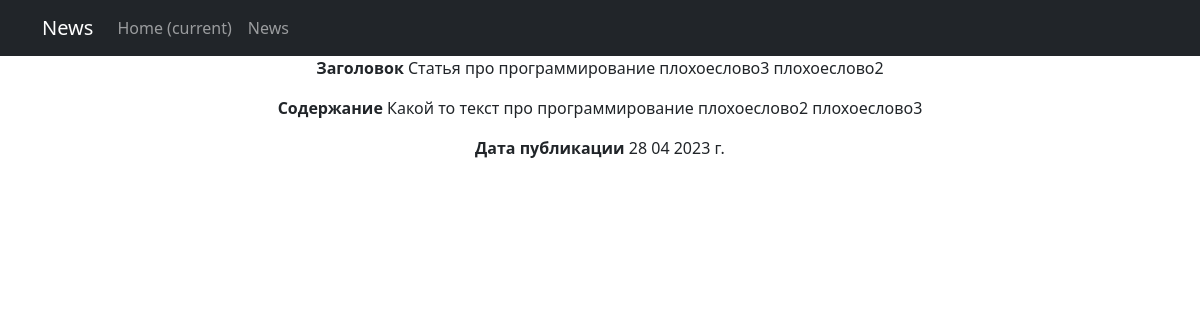
Page /news/4 on the committed database.
### news/models.py (models this page shows, shortened)
class Post(models.Model):
    category_type = models.CharField(max_length=2, choices=POSITIONS,
                                     default=article)  # поле с выбором — «статья» или «новость»;ok
    author = models.ForeignKey(Author, on_delete=models.CASCADE)  # связь «один ко многим» с моделью Author;ok
    data_creations = models.DateTimeField(auto_now_add=True)  # автоматически добавляемая дата и время создания;ok
    post_category = models.ManyToManyField(Category,
                                           through='PostCategory')  # связь «многие ко многим» с моделью Category (с дополнительной моделью PostCategory);ok
    title = models.CharField(max_length=128)  # заголовок статьи/новости;ok
    text = models.TextField()  # текст статьи/новости;ok
    rating = models.SmallIntegerField(default=0)  # рейтинг статьи/новости.ok

### news/views.py (the view)
# urls.py: path('news/<int:pk>', PostDetail.as_view(), name='post_detail'),#
class PostDetail(DetailView):
    model = Post
    template_name = 'new_s.html'
    context_object_name = 'new_s'

### news/templatetags/custom_filters.py (called while the page is built)
@register.filter(name='year')
def year(value):
    return f'{value} г.'

### templates/new_s.html (shortened to what this page needs)
{% extends 'flatpages/default.html' %}
{% load custom_filters %}
{% block content %}
<p><strong>Заголовок </strong>{{ new_s.title }}</p>
<p><strong>Содержание </strong>{{ new_s.text }}</p>
<p><strong>Дата публикации </strong>{{ new_s.data_creations|date:'d m Y'|year }}</p>
{% endblock content %}

### rows in the picture
Post: title "Статья про программирование плохоеслово3 плохоеслово2", text "Какой то текст про программирование плохоеслово2 плохоеслово3", data_creations|year "28 04 2023 г."
